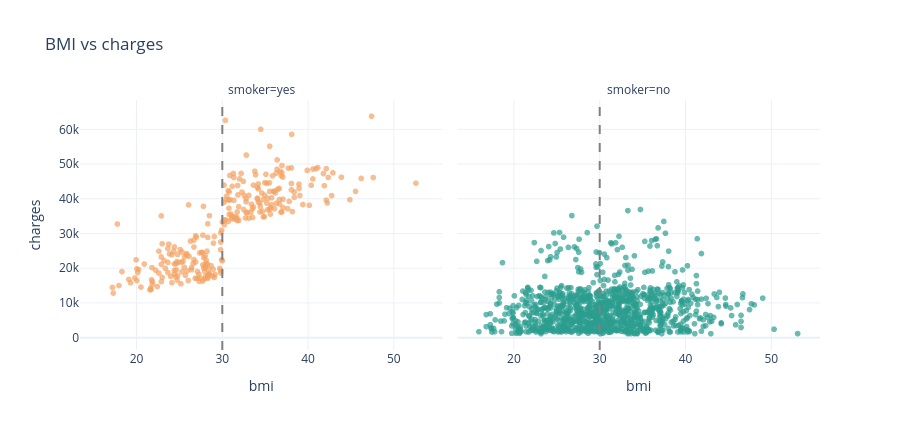

Write notebook code for a chart like this one.
### Markdown cell above
Smoking explains most of the skew: **smokers pay almost 4x more** on average (32,050 vs 8,441). Non-smokers cluster at the low end while smokers spread up to 60k+.

### Code cell
fig = px.scatter(ins, x="bmi", y="charges", color="smoker", facet_col="smoker", opacity=0.7,
                 color_discrete_map={"yes": SMOKER, "no": NONSMOKER}, title="BMI vs charges")
fig.add_vline(x=30, line_dash="dash", line_color="grey")
fig.update_layout(height=430, showlegend=False)
fig.show()

### Figure 1 — Plotly figure (JSON) as saved in the notebook; plotly's stock layout.template omitted (floating-point values rounded to 4 significant figures; data arrays with more than 128 entries replaced by an {"elided": "..."} marker saying what was removed)
{"data": [{"hovertemplate": "smoker=yes<br>bmi=%{x}<br>charges=%{y}<extra></extra>", "legendgroup": "yes", "marker": {"color": "#f4a261", "opacity": 0.7, "symbol": "circle"}, "mode": "markers", "name": "yes", "showlegend": true, "type": "scattergl", "x": {"elided": "274 float values"}, "xaxis": "x", "y": {"elided": "274 float values"}, "yaxis": "y"}, {"hovertemplate": "smoker=no<br>bmi=%{x}<br>charges=%{y}<extra></extra>", "legendgroup": "no", "marker": {"color": "#2a9d8f", "opacity": 0.7, "symbol": "circle"}, "mode": "markers", "name": "no", "showlegend": true, "type": "scattergl", "x": {"elided": "1063 float values"}, "xaxis": "x2", "y": {"elided": "1063 float values"}, "yaxis": "y2"}], "layout": {"annotations": [{"showarrow": false, "text": "smoker=yes", "x": 0.245, "xanchor": "center", "xref": "paper", "y": 1, "yanchor": "bottom", "yref": "paper"}, {"showarrow": false, "text": "smoker=no", "x": 0.755, "xanchor": "center", "xref": "paper", "y": 1, "yanchor": "bottom", "yref": "paper"}], "height": 430, "legend": {"title": {"text": "smoker"}, "tracegroupgap": 0}, "shapes": [{"line": {"color": "grey", "dash": "dash"}, "type": "line", "x0": 30, "x1": 30, "xref": "x", "y0": 0, "y1": 1, "yref": "y domain"}, {"line": {"color": "grey", "dash": "dash"}, "type": "line", "x0": 30, "x1": 30, "xref": "x2", "y0": 0, "y1": 1, "yref": "y2 domain"}], "showlegend": false, "title": {"text": "BMI vs charges"}, "xaxis": {"anchor": "y", "domain": [0, 0.49], "title": {"text": "bmi"}}, "xaxis2": {"anchor": "y2", "domain": [0.51, 1], "matches": "x", "title": {"text": "bmi"}}, "yaxis": {"anchor": "x", "domain": [0, 1], "title": {"text": "charges"}}, "yaxis2": {"anchor": "x2", "domain": [0, 1], "matches": "y", "showticklabels": false}}}
